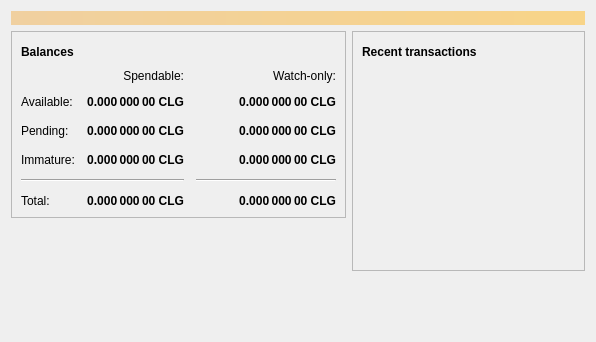
<?xml version="1.0" encoding="UTF-8"?>
<ui version="4.0">
 <class>OverviewPage</class>
 <widget class="QWidget" name="OverviewPage">
  <property name="geometry">
   <rect>
    <x>0</x>
    <y>0</y>
    <width>596</width>
    <height>342</height>
   </rect>
  </property>
  <property name="windowTitle">
   <string>Form</string>
  </property>
  <layout class="QVBoxLayout" name="topLayout">
   <item>
    <widget class="QLabel" name="labelAlerts">
     <property name="visible">
      <bool>false</bool>
     </property>
     <property name="styleSheet">
      <string notr="true">QLabel { background-color: qlineargradient(x1: 0, y1: 0, x2: 1, y2: 0, stop:0 #F0D0A0, stop:1 #F8D488); color:#000000; }</string>
     </property>
     <property name="wordWrap">
      <bool>true</bool>
     </property>
     <property name="margin">
      <number>3</number>
     </property>
     <property name="textInteractionFlags">
      <set>Qt::TextSelectableByMouse</set>
     </property>
    </widget>
   </item>
   <item>
    <layout class="QHBoxLayout" name="horizontalLayout" stretch="1,1">
     <item>
      <layout class="QVBoxLayout" name="verticalLayout_2">
       <item>
        <widget class="QFrame" name="frame">
         <property name="frameShape">
          <enum>QFrame::StyledPanel</enum>
         </property>
         <property name="frameShadow">
          <enum>QFrame::Raised</enum>
         </property>
         <layout class="QVBoxLayout" name="verticalLayout_4">
          <item>
           <layout class="QHBoxLayout" name="horizontalLayout_4">
            <item>
             <widget class="QLabel" name="label_5">
              <property name="font">
               <font>
                <weight>75</weight>
                <bold>true</bold>
               </font>
              </property>
              <property name="text">
               <string>Balances</string>
              </property>
             </widget>
            </item>
            <item>
             <widget class="QPushButton" name="labelWalletStatus">
              <property name="enabled">
               <bool>true</bool>
              </property>
              <property name="maximumSize">
               <size>
                <width>30</width>
                <height>16777215</height>
               </size>
              </property>
              <property name="toolTip">
               <string>The displayed information may be out of date. Your wallet automatically synchronizes with the Cuelgacoin network after a connection is established, but this process has not completed yet.</string>
              </property>
              <property name="text">
               <string/>
              </property>
              <property name="icon">
               <iconset resource="../bitcoin.qrc">
                <normaloff>:/icons/warning</normaloff>
                <disabledoff>:/icons/warning</disabledoff>:/icons/warning</iconset>
              </property>
              <property name="iconSize">
               <size>
                <width>24</width>
                <height>24</height>
               </size>
              </property>
              <property name="flat">
               <bool>true</bool>
              </property>
             </widget>
            </item>
            <item>
             <spacer name="horizontalSpacer_3">
              <property name="orientation">
               <enum>Qt::Horizontal</enum>
              </property>
              <property name="sizeHint" stdset="0">
               <size>
                <width>40</width>
                <height>20</height>
               </size>
              </property>
             </spacer>
            </item>
           </layout>
          </item>
          <item>
           <layout class="QGridLayout" name="gridLayout">
            <property name="spacing">
             <number>12</number>
            </property>
            <item row="2" column="2">
             <widget class="QLabel" name="labelWatchPending">
              <property name="font">
               <font>
                <weight>75</weight>
                <bold>true</bold>
               </font>
              </property>
              <property name="cursor">
               <cursorShape>IBeamCursor</cursorShape>
              </property>
              <property name="toolTip">
               <string>Unconfirmed transactions to watch-only addresses</string>
              </property>
              <property name="text">
               <string notr="true">0.000 000 00 CLG</string>
              </property>
              <property name="alignment">
               <set>Qt::AlignRight|Qt::AlignTrailing|Qt::AlignVCenter</set>
              </property>
              <property name="textInteractionFlags">
               <set>Qt::LinksAccessibleByMouse|Qt::TextSelectableByKeyboard|Qt::TextSelectableByMouse</set>
              </property>
             </widget>
            </item>
            <item row="2" column="1">
             <widget class="QLabel" name="labelUnconfirmed">
              <property name="font">
               <font>
                <weight>75</weight>
                <bold>true</bold>
               </font>
              </property>
              <property name="cursor">
               <cursorShape>IBeamCursor</cursorShape>
              </property>
              <property name="toolTip">
               <string>Total of transactions that have yet to be confirmed, and do not yet count toward the spendable balance</string>
              </property>
              <property name="text">
               <string notr="true">0.000 000 00 CLG</string>
              </property>
              <property name="alignment">
               <set>Qt::AlignRight|Qt::AlignTrailing|Qt::AlignVCenter</set>
              </property>
              <property name="textInteractionFlags">
               <set>Qt::LinksAccessibleByMouse|Qt::TextSelectableByKeyboard|Qt::TextSelectableByMouse</set>
              </property>
             </widget>
            </item>
            <item row="3" column="2">
             <widget class="QLabel" name="labelWatchImmature">
              <property name="font">
               <font>
                <weight>75</weight>
                <bold>true</bold>
               </font>
              </property>
              <property name="cursor">
               <cursorShape>IBeamCursor</cursorShape>
              </property>
              <property name="toolTip">
               <string>Mined balance in watch-only addresses that has not yet matured</string>
              </property>
              <property name="text">
               <string notr="true">0.000 000 00 CLG</string>
              </property>
              <property name="alignment">
               <set>Qt::AlignRight|Qt::AlignTrailing|Qt::AlignVCenter</set>
              </property>
              <property name="textInteractionFlags">
               <set>Qt::LinksAccessibleByMouse|Qt::TextSelectableByKeyboard|Qt::TextSelectableByMouse</set>
              </property>
             </widget>
            </item>
            <item row="4" column="0" colspan="2">
             <widget class="Line" name="line">
              <property name="orientation">
               <enum>Qt::Horizontal</enum>
              </property>
             </widget>
            </item>
            <item row="4" column="2">
             <widget class="Line" name="lineWatchBalance">
              <property name="sizePolicy">
               <sizepolicy hsizetype="Preferred" vsizetype="Fixed">
                <horstretch>0</horstretch>
                <verstretch>0</verstretch>
               </sizepolicy>
              </property>
              <property name="minimumSize">
               <size>
                <width>140</width>
                <height>0</height>
               </size>
              </property>
              <property name="orientation">
               <enum>Qt::Horizontal</enum>
              </property>
             </widget>
            </item>
            <item row="5" column="0">
             <widget class="QLabel" name="labelTotalText">
              <property name="text">
               <string>Total:</string>
              </property>
             </widget>
            </item>
            <item row="3" column="1">
             <widget class="QLabel" name="labelImmature">
              <property name="font">
               <font>
                <weight>75</weight>
                <bold>true</bold>
               </font>
              </property>
              <property name="cursor">
               <cursorShape>IBeamCursor</cursorShape>
              </property>
              <property name="toolTip">
               <string>Mined balance that has not yet matured</string>
              </property>
              <property name="text">
               <string notr="true">0.000 000 00 CLG</string>
              </property>
              <property name="alignment">
               <set>Qt::AlignRight|Qt::AlignTrailing|Qt::AlignVCenter</set>
              </property>
              <property name="textInteractionFlags">
               <set>Qt::LinksAccessibleByMouse|Qt::TextSelectableByKeyboard|Qt::TextSelectableByMouse</set>
              </property>
             </widget>
            </item>
            <item row="2" column="3">
             <spacer name="horizontalSpacer_2">
              <property name="orientation">
               <enum>Qt::Horizontal</enum>
              </property>
              <property name="sizeHint" stdset="0">
               <size>
                <width>40</width>
                <height>20</height>
               </size>
              </property>
             </spacer>
            </item>
            <item row="3" column="0">
             <widget class="QLabel" name="labelImmatureText">
              <property name="text">
               <string>Immature:</string>
              </property>
             </widget>
            </item>
            <item row="5" column="1">
             <widget class="QLabel" name="labelTotal">
              <property name="font">
               <font>
                <weight>75</weight>
                <bold>true</bold>
               </font>
              </property>
              <property name="cursor">
               <cursorShape>IBeamCursor</cursorShape>
              </property>
              <property name="toolTip">
               <string>Your current total balance</string>
              </property>
              <property name="text">
               <string notr="true">0.000 000 00 CLG</string>
              </property>
              <property name="alignment">
               <set>Qt::AlignRight|Qt::AlignTrailing|Qt::AlignVCenter</set>
              </property>
              <property name="textInteractionFlags">
               <set>Qt::LinksAccessibleByMouse|Qt::TextSelectableByKeyboard|Qt::TextSelectableByMouse</set>
              </property>
             </widget>
            </item>
            <item row="5" column="2">
             <widget class="QLabel" name="labelWatchTotal">
              <property name="font">
               <font>
                <weight>75</weight>
                <bold>true</bold>
               </font>
              </property>
              <property name="cursor">
               <cursorShape>IBeamCursor</cursorShape>
              </property>
              <property name="toolTip">
               <string>Current total balance in watch-only addresses</string>
              </property>
              <property name="text">
               <string notr="true">0.000 000 00 CLG</string>
              </property>
              <property name="alignment">
               <set>Qt::AlignRight|Qt::AlignTrailing|Qt::AlignVCenter</set>
              </property>
              <property name="textInteractionFlags">
               <set>Qt::LinksAccessibleByMouse|Qt::TextSelectableByKeyboard|Qt::TextSelectableByMouse</set>
              </property>
             </widget>
            </item>
            <item row="0" column="2">
             <widget class="QLabel" name="labelWatchonly">
              <property name="text">
               <string>Watch-only:</string>
              </property>
              <property name="alignment">
               <set>Qt::AlignRight|Qt::AlignTrailing|Qt::AlignVCenter</set>
              </property>
             </widget>
            </item>
            <item row="1" column="0">
             <widget class="QLabel" name="labelBalanceText">
              <property name="text">
               <string>Available:</string>
              </property>
             </widget>
            </item>
            <item row="1" column="1">
             <widget class="QLabel" name="labelBalance">
              <property name="font">
               <font>
                <weight>75</weight>
                <bold>true</bold>
               </font>
              </property>
              <property name="cursor">
               <cursorShape>IBeamCursor</cursorShape>
              </property>
              <property name="toolTip">
               <string>Your current spendable balance</string>
              </property>
              <property name="text">
               <string notr="true">0.000 000 00 CLG</string>
              </property>
              <property name="alignment">
               <set>Qt::AlignRight|Qt::AlignTrailing|Qt::AlignVCenter</set>
              </property>
              <property name="textInteractionFlags">
               <set>Qt::LinksAccessibleByMouse|Qt::TextSelectableByKeyboard|Qt::TextSelectableByMouse</set>
              </property>
             </widget>
            </item>
            <item row="1" column="2">
             <widget class="QLabel" name="labelWatchAvailable">
              <property name="font">
               <font>
                <weight>75</weight>
                <bold>true</bold>
               </font>
              </property>
              <property name="cursor">
               <cursorShape>IBeamCursor</cursorShape>
              </property>
              <property name="toolTip">
               <string>Your current balance in watch-only addresses</string>
              </property>
              <property name="text">
               <string notr="true">0.000 000 00 CLG</string>
              </property>
              <property name="alignment">
               <set>Qt::AlignRight|Qt::AlignTrailing|Qt::AlignVCenter</set>
              </property>
              <property name="textInteractionFlags">
               <set>Qt::LinksAccessibleByMouse|Qt::TextSelectableByKeyboard|Qt::TextSelectableByMouse</set>
              </property>
             </widget>
            </item>
            <item row="2" column="0">
             <widget class="QLabel" name="labelPendingText">
              <property name="text">
               <string>Pending:</string>
              </property>
             </widget>
            </item>
            <item row="0" column="1">
             <widget class="QLabel" name="labelSpendable">
              <property name="text">
               <string>Spendable:</string>
              </property>
              <property name="alignment">
               <set>Qt::AlignRight|Qt::AlignTrailing|Qt::AlignVCenter</set>
              </property>
             </widget>
            </item>
           </layout>
          </item>
         </layout>
        </widget>
       </item>
       <item>
        <spacer name="verticalSpacer">
         <property name="orientation">
          <enum>Qt::Vertical</enum>
         </property>
         <property name="sizeHint" stdset="0">
          <size>
           <width>20</width>
           <height>40</height>
          </size>
         </property>
        </spacer>
       </item>
      </layout>
     </item>
     <item>
      <layout class="QVBoxLayout" name="verticalLayout_3">
       <item>
        <widget class="QFrame" name="frame_2">
         <property name="frameShape">
          <enum>QFrame::StyledPanel</enum>
         </property>
         <property name="frameShadow">
          <enum>QFrame::Raised</enum>
         </property>
         <layout class="QVBoxLayout" name="verticalLayout">
          <item>
           <layout class="QHBoxLayout" name="horizontalLayout_2">
            <item>
             <widget class="QLabel" name="label_4">
              <property name="font">
               <font>
                <weight>75</weight>
                <bold>true</bold>
               </font>
              </property>
              <property name="text">
               <string>Recent transactions</string>
              </property>
             </widget>
            </item>
            <item>
             <widget class="QPushButton" name="labelTransactionsStatus">
              <property name="enabled">
               <bool>true</bool>
              </property>
              <property name="maximumSize">
               <size>
                <width>30</width>
                <height>16777215</height>
               </size>
              </property>
              <property name="toolTip">
               <string>The displayed information may be out of date. Your wallet automatically synchronizes with the Cuelgacoin network after a connection is established, but this process has not completed yet.</string>
              </property>
              <property name="text">
               <string/>
              </property>
              <property name="icon">
               <iconset resource="../bitcoin.qrc">
                <normaloff>:/icons/warning</normaloff>
                <disabledoff>:/icons/warning</disabledoff>:/icons/warning</iconset>
              </property>
              <property name="iconSize">
               <size>
                <width>24</width>
                <height>24</height>
               </size>
              </property>
              <property name="flat">
               <bool>true</bool>
              </property>
             </widget>
            </item>
            <item>
             <spacer name="horizontalSpacer">
              <property name="orientation">
               <enum>Qt::Horizontal</enum>
              </property>
              <property name="sizeHint" stdset="0">
               <size>
                <width>40</width>
                <height>20</height>
               </size>
              </property>
             </spacer>
            </item>
           </layout>
          </item>
          <item>
           <widget class="QListView" name="listTransactions">
            <property name="styleSheet">
             <string notr="true">QListView { background: transparent; }</string>
            </property>
            <property name="frameShape">
             <enum>QFrame::NoFrame</enum>
            </property>
            <property name="verticalScrollBarPolicy">
             <enum>Qt::ScrollBarAlwaysOff</enum>
            </property>
            <property name="horizontalScrollBarPolicy">
             <enum>Qt::ScrollBarAlwaysOff</enum>
            </property>
            <property name="selectionMode">
             <enum>QAbstractItemView::NoSelection</enum>
            </property>
           </widget>
          </item>
         </layout>
        </widget>
       </item>
       <item>
        <spacer name="verticalSpacer_2">
         <property name="orientation">
          <enum>Qt::Vertical</enum>
         </property>
         <property name="sizeHint" stdset="0">
          <size>
           <width>20</width>
           <height>40</height>
          </size>
         </property>
        </spacer>
       </item>
      </layout>
     </item>
    </layout>
   </item>
  </layout>
 </widget>
 <resources/>
 <connections/>
</ui>
